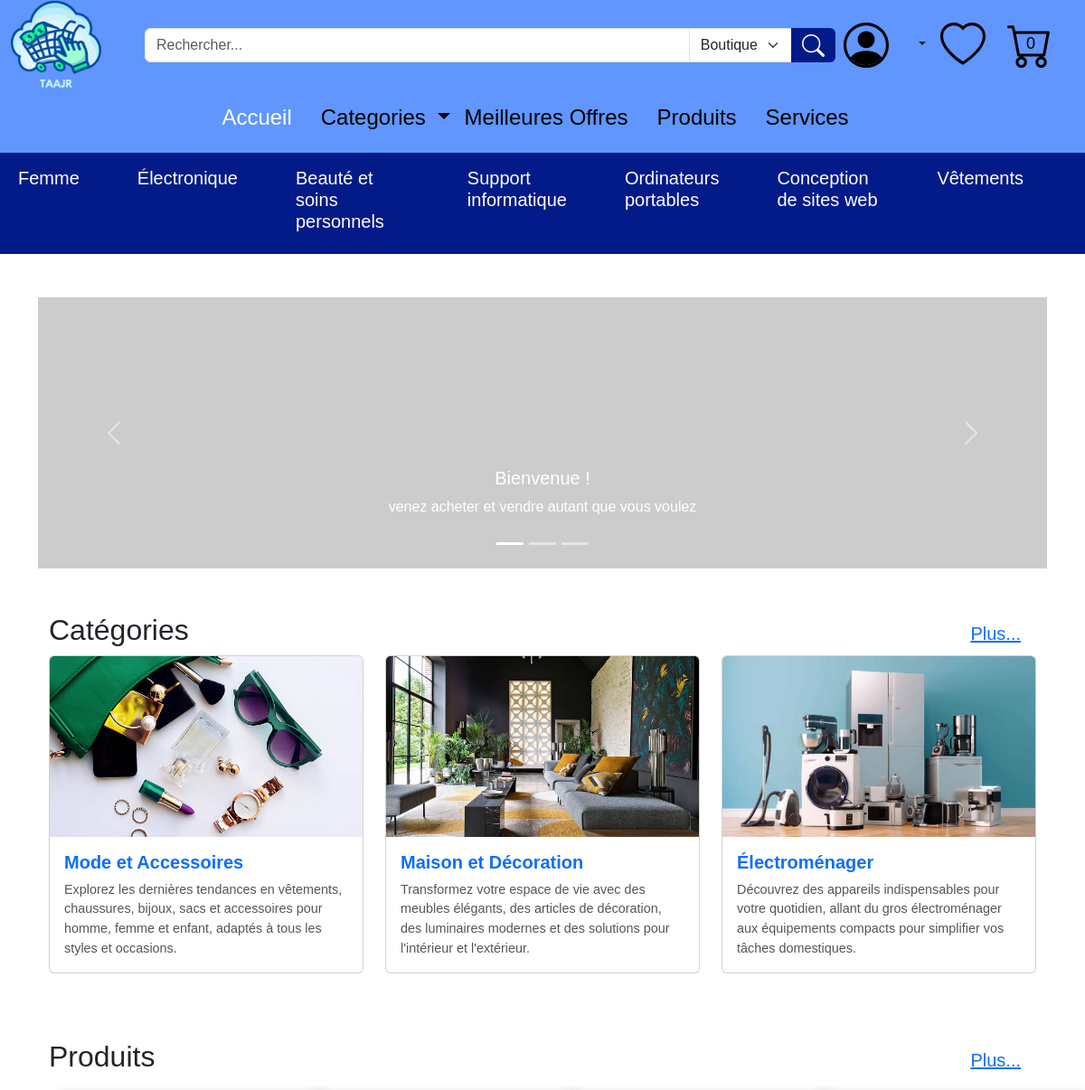
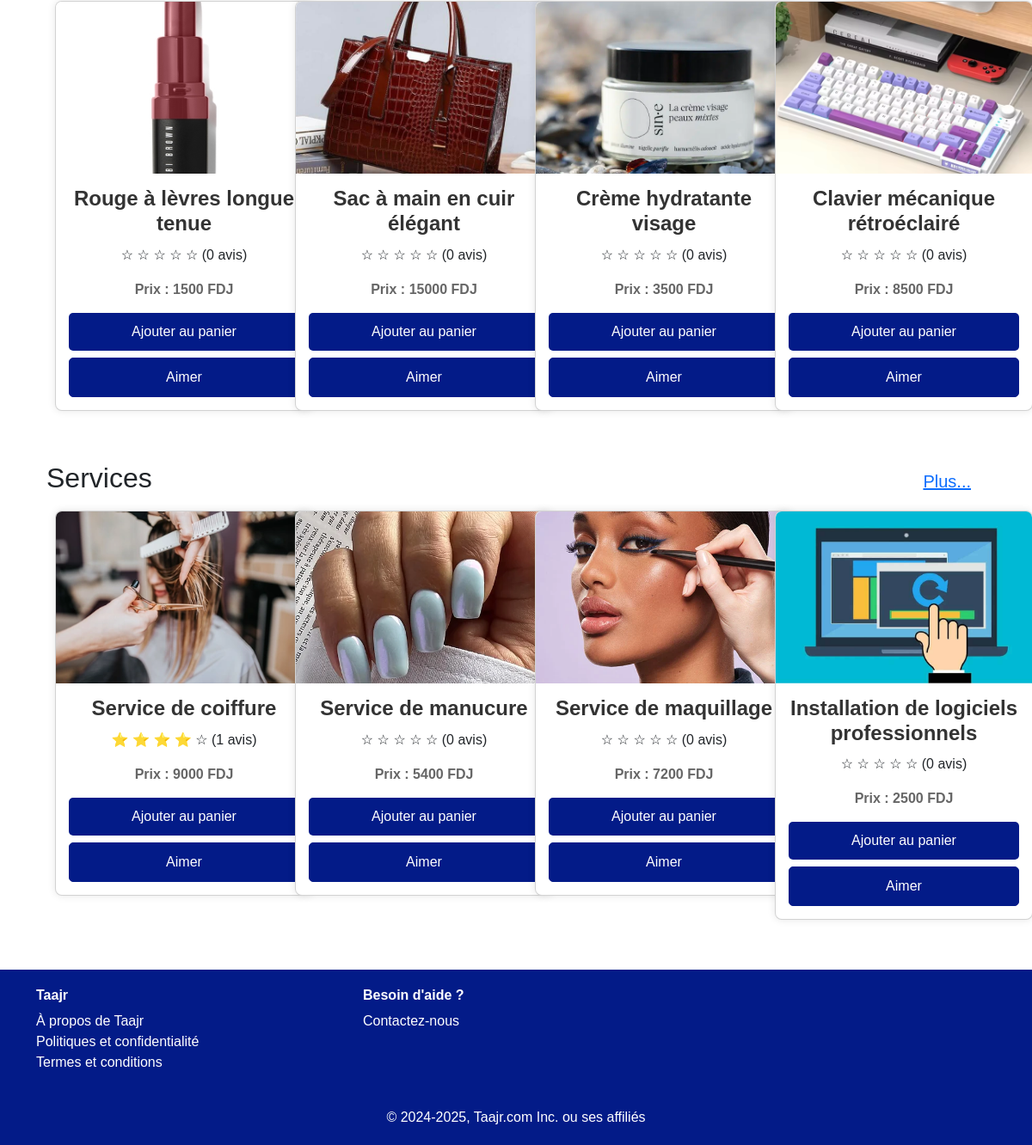
The page / on the database its author committed (2 pictures, top to bottom).
### tables this page shows
CREATE TABLE "categorie" (
    ID_cat INTEGER PRIMARY KEY AUTOINCREMENT,
    nom_cat CHAR(50)
, description CHAR(255), image CHAR(100));

CREATE TABLE "offre" (
    ID_off INTEGER PRIMARY KEY AUTOINCREMENT,
    libelle_off CHAR(50),
    description_off CHAR(50),
    quantite_en_stock INTEGER,
    prix_off INTEGER,
    date_off DATE DEFAULT (date('now', 'localtime')),
    type_off CHAR(50),
    ID_uti INTEGER, image_off CHAR(50),
    FOREIGN KEY (ID_uti) REFERENCES "utilisateur"(ID_uti)
);

### app.py (the view)
@app.route('/')
def index():
    offers_products = db.execute("""
        SELECT offre.*,
               COUNT(avis.ID_avis) AS reviews_count,
               COALESCE(AVG(avis.Etoiles), 0) AS avg_stars
        FROM offre
        LEFT JOIN avis ON offre.ID_off = avis.ID_off
        WHERE type_off = 'Produit'
        GROUP BY offre.ID_off
        LIMIT 4
    """)
    offers_services = db.execute("""
        SELECT offre.*,
               COUNT(avis.ID_avis) AS reviews_count,
               COALESCE(AVG(avis.Etoiles), 0) AS avg_stars
        FROM offre
        LEFT JOIN avis ON offre.ID_off = avis.ID_off
        WHERE type_off = 'Service'
        GROUP BY offre.ID_off
        LIMIT 4
    """)
    categories = db.execute("""
        SELECT ID_cat, nom_cat, description, image
        FROM categorie
        LIMIT 3
    """)
    return render_template("index.html", offers_products=offers_products, offers_services=offers_services, Categories=categories)

### templates/index.html (shortened to what this page needs)
{% extends "layout.html" %}
{% block content %}
  <div id="mainCarousel" class="carousel slide" data-bs-ride="carousel">
    <div class="carousel-indicators">
      <button type="button" data-bs-target="#mainCarousel" data-bs-slide-to="0" class="active" aria-current="true" aria-label="Slide 1"></button>
      <button type="button" data-bs-target="#mainCarousel" data-bs-slide-to="1" aria-label="Slide 2"></button>
      <button type="button" data-bs-target="#mainCarousel" data-bs-slide-to="2" aria-label="Slide 3"></button>
    </div>
    <div class="carousel-inner">
      <div class="carousel-item active">
        <img src="https://via.placeholder.com/1200x300/ffb6c1/333?text=Black+Friday+Week+21+nov+-+2+déc" class="d-block w-100" alt="Black Friday">
        <div class="carousel-caption d-none d-md-block">
          <h5>Bienvenue !</h5>
          <p>venez acheter et vendre autant que vous voulez</p>
        </div>
      </div>
    </div>
    <button class="carousel-control-prev" type="button" data-bs-target="#mainCarousel" data-bs-slide="prev">
      <span class="carousel-control-prev-icon" aria-hidden="true"></span>
    </button>
    <button class="carousel-control-next" type="button" data-bs-target="#mainCarousel" data-bs-slide="next">
      <span class="carousel-control-next-icon" aria-hidden="true"></span>
    </button>
  </div>
  <div class="container my-5">
    <div class="d-flex justify-content-between align-items-center">
      <h2>Catégories</h2>
      <a href="{{ url_for('Categories') }}" class="btn btn-link btn-lg">Plus...</a>
    </div>
    <div class="row">
      {% for category in Categories %}
      <div class="col-md-4">
        <div class="card mb-4">
          <a href="{{ url_for('category_offers', category_id=category.ID_cat) }}">
            <img src="/static/{{ category.image }}" class="card-img-top" alt="{{ category.nom_cat }}">
          </a>
          <div class="card-body">
            <h5 class="card-title">
              <a href="{{ url_for('category_offers', category_id=category.ID_cat) }}">{{ category.nom_cat }}</a>
            </h5>
            <p class="card-text">{{ category.description }}</p>
          </div>
        </div>
      </div>
      {% endfor %}
    </div>
    <div class="d-flex justify-content-between align-items-center mt-5">
        <h2>Produits</h2>
        <a href="{{ url_for('Produits') }}" class="btn btn-link btn-lg">Plus...</a>
      </div>
      <div class="row">
        {% for product in offers_products %}
        <div class="col-md-3">
          <a href="{{ url_for('offre_details', offre_id=product.ID_off) }}">
              <div class="card product-card">
                  <div class="card-img-top">
                      <img src="/static/{{ product.image_off }}" alt="Image de Produit" class="card-img-top">
                  </div>
                  <div class="card-body">
                      <h5 class="card-title">{{ product.libelle_off }}</h5>
                      <p class="rating">
                          {% for i in range(1,6) %}
                              {% if product.avg_stars >= i %}
                                  ⭐
                              {% elif product.avg_stars >= i - 0.5 %}
                                  ☆
                              {% else %}
                                  ☆
                              {% endif %}
                          {% endfor %}
                          ({{ product.reviews_count }} avis)
                      </p>
                      <p class="card-text fw-bold">Prix : {{ product.prix_off }}   FDJ</p>
                      {% if product.ID_off in cart_ids %}
                          <button class="btn btn-secondary" disabled>Dans le panier</button>
                      {% else %}
                          <form method="POST" action="{{ url_for('Ajouter_au_panier') }}">
                              <button type="submit" class="btn btn-primary">Ajouter au panier</button>
                          </form>
                      {% endif %}
                      {% if product.ID_off in favoris_ids %}
                          <form method="POST" action="{{ url_for('unlike_offer') }}">
                              <input type="hidden" name="offer_id" value="{{ product.ID_off }}">
                              <button type="submit" class="btn btn-danger mt-2">Retirer des favoris</button>
                          </form>
                      {% else %}
                          <form method="POST" action="{{ url_for('like_offer') }}">
                              <button type="submit" class="btn btn-outline-primary mt-2">Aimer</button>
                          </form>
                      {% endif %}
                  </div>
              </div>
          </a>
      </div>
        {% endfor %}
      </div>
<div class="d-flex justify-content-between align-items-center mt-5">
  <h2>Services</h2>
  <a href="{{ url_for('Services') }}" class="btn btn-link btn-lg">Plus...</a>
</div>
<div class="row">
  {% for service in offers_services %}
  <div class="col-md-3">
    <a href="{{ url_for('offre_details', offre_id=service.ID_off) }}">
        <div class="card product-card">
            <div class="card-img-top">
                <img src="/static/{{ service.image_off }}" alt="Image de Service" class="card-img-top">
            </div>
            <div class="card-body">
                <h5 class="card-title">{{ service.libelle_off }}</h5>
                <p class="rating">
                    {% for i in range(1, 6) %}
                        {% if service.avg_stars >= i %}
                            ⭐
                        {% elif service.avg_stars >= i - 0.5 %}
                            ☆
                        {% else %}
                            ☆
                        {% endif %}
                    {% endfor %}
                    ({{ service.reviews_count }} avis)
                </p>
                <p class="card-text fw-bold">Prix : {{ service.prix_off }}   FDJ</p>
                {% if service.ID_off in cart_ids %}
                    <button class="btn btn-secondary" disabled>Dans le panier</button>
                {% else %}
                    <form method="POST" action="{{ url_for('Ajouter_au_panier') }}">
                        <button type="submit" class="btn btn-primary">Ajouter au panier</button>
                    </form>
                {% endif %}
                {% if service.ID_off in favoris_ids %}
                    <form method="POST" action="{{ url_for('unlike_offer') }}">
                        <input type="hidden" name="offer_id" value="{{ service.ID_off }}">
                        <button type="submit" class="btn btn-danger mt-2">Retirer des favoris</button>
                    </form>
                {% else %}
                    <form method="POST" action="{{ url_for('like_offer') }}">
                        <button type="submit" class="btn btn-outline-primary mt-2">Aimer</button>
                    </form>
                {% endif %}
            </div>
        </div>
    </a>
  </div>
  {% endfor %}
</div>
  </div>
{% endblock %}

### templates/layout.html (shortened to what this page needs)
<!DOCTYPE html>
<html lang="fr">
<head>
  <link href="/static/bootstrap-5.3.3-dist/css/bootstrap.min.css" rel="stylesheet">
  <link rel="stylesheet" href="/static/style.css">
  <link rel="stylesheet" href="{{ url_for('static', filename='style.css') }}">
</head>
<body>
    <header>
        <div style="background-color: #6096FD;">
            <div class="container-fluid d-flex align-items-center">
              <a href="/"><img src="/static/Images/Taajr(1).png" width="100px" class="me-5"></a>
              <form action="{{ url_for('search') }}" method="GET" class="d-flex justify-content-center my-3" style="width: 65%;">
                <div class="input-group">
                    <input type="text" name="query" class="form-control" placeholder="Rechercher..." required>
                    <select name="category" class="form-select" style="max-width: 15%;">
                        <option value="boutique">Boutiques</option>
                    </select>
                    <button type="submit" class="btn btn-primary"  style="background-color: #031B88; border-color: #031B88;">
                        <img src="/static/Images/search.svg" width="25px" height="25px">
                    </button>
                </div>
              </form>
              <div class="d-flex align-items-center ms-auto">
                  <div class="dropdown">
                      <div class="dropdown-toggle" id="userDropdown" role="button" data-bs-toggle="dropdown" aria-expanded="false">
                          <img src="/static/Images/Maquette Taajr/person-circle.svg" width="50px" class="me-4">
                      </div>
                  </div>
                  <a href="/Favoris" class="ms-3">
                    <img src="/static/Images/Maquette Taajr/heart.svg" width="50px" class="me-4">
                  </a>
                  <a href="{{ url_for('Panier') }}" class="cart-icon">
                      <img src="/static/Images/Maquette Taajr/cart.svg" width="50px" class="me-4">
                      <span class="cart-count">{{ cart_ids|length }}</span>
                  </a>
              </div>
            </div>
        </div>
        <nav class="navbar navbar-expand-lg navbar-dark" style="background-color: #6096FD;">
            <div class="container">
                <div class="collapse navbar-collapse justify-content-center" id="navbarNav">
                    <h4>
                        <ul class="navbar-nav ms-auto">
                            <li class="nav-item me-3">
                                <a class="nav-link {% if request.path == '/' %}text-white{% else %}text-black{% endif %}" href="/">Accueil</a>
                            </li>
                            <li class="nav-item dropdown">
                                <a class="nav-link dropdown-toggle  {% if request.path == '/Categories' %}text-white{% else %}text-black{% endif %}" href="#" id="categoriesDropdown" role="button" data-bs-toggle="dropdown" aria-expanded="false">
                                    Categories
                                </a>
                            </li>
                            <li class="nav-item me-3">
                                <a class="nav-link {% if request.path == '/meilleure_offre' %}text-white{% else %}text-black{% endif %}" href="/meilleure_offre">Meilleures Offres</a>
                            </li>
                            <li class="nav-item me-3">
                                <a class="nav-link {% if request.path == '/Produits' %}text-white{% else %}text-black{% endif %}" href="/Produits">Produits</a>
                            </li>
                            <li class="nav-item me-3">
                                <a class="nav-link {% if request.path == '/Services' %}text-white{% else %}text-black{% endif %}" href="/Services">Services</a>
                            </li>
                        </ul>
                    </h4>
                </div>
            </div>
        </nav>
            <nav class="navbar navbar-expand-lg navbar-light" style="background-color: #031B88;">
                <div class="container-fluid">
                    <div class="collapse navbar-collapse justify-content-center" id="subNavbarNav">
                        <h5>
                            <ul class="navbar-nav mx-auto">
                                {% for category in top_categories %}
                                <li class="nav-item me-5">
                                  <a class="nav-link text-white" href="{{ url_for('category_offers', category_id=category.ID_cat) }}">{{ category.nom_cat }}</a>
                                </li>
                                {% endfor %}
                            </ul>
                        </h5>
                    </div>
                </div>
            </nav>
    </header>
    <main>
        <div class="container my-5">
            {% block content %}
            {% endblock %}
        </div>
    </main>
    <footer class="footer text-white" style="background-color: #031B88;">
        <div class="container">
          <div class="row">
            <div class="col-md-4">
              <h6 class="fw-bold">Taajr</h6>
              <ul class="list-unstyled">
                <li><a href="/a_propos" class="text-white text-decoration-none">À propos de Taajr</a></li>
                <li><a href="/politique" class="text-white text-decoration-none">Politiques et confidentialité</a></li>
                <li><a href="/termes" class="text-white text-decoration-none">Termes et conditions</a></li>
              </ul>
            </div>
            <div class="col-md-4">
              <h6 class="fw-bold">Besoin d'aide ?</h6>
              <ul class="list-unstyled">
                <li><a href="/Contactez-nous" class="text-white text-decoration-none">Contactez-nous</a></li>
              </ul>
            </div>
          </div>
          <div class="text-center mt-4">
            <p class="mb-0">© 2024-2025, Taajr.com Inc. ou ses affiliés</p>
          </div>
        </div>
      </footer>
</body>
</html>

### rows shown on the page
categorie: nom_cat "Femme"
categorie: nom_cat "Électronique"
categorie: nom_cat "Beauté et soins personnels"
categorie: nom_cat "Support informatique"
categorie: nom_cat "Ordinateurs portables"
categorie: nom_cat "Conception de sites web"
categorie: nom_cat "Vêtements"
categorie: image (picture), nom_cat "Mode et Accessoires", description "Explorez les dernières tendances en vêtements, chaussures, bijoux, sacs et accessoires pour homme, femme et enfant, adaptés à tous les styles et occasions."
categorie: image (picture), nom_cat "Maison et Décoration", description "Transformez votre espace de vie avec des meubles élégants, des articles de décoration, des luminaires modernes et des solutions pour l'intérieur et l'extérieur."
categorie: image (picture), nom_cat "Électroménager", description "Découvrez des appareils indispensables pour votre quotidien, allant du gros électroménager aux équipements compacts pour simplifier vos tâches domestiques."
offre: image_off (picture), libelle_off "Rouge à lèvres longue tenue", reviews_count "0", prix_off "1500"
offre: image_off (picture), libelle_off "Sac à main en cuir élégant", reviews_count "0", prix_off "15000"
offre: image_off (picture), libelle_off "Crème hydratante visage", reviews_count "0", prix_off "3500"
offre: image_off (picture), libelle_off "Clavier mécanique rétroéclairé", reviews_count "0", prix_off "8500"
offre: image_off (picture), libelle_off "Service de coiffure", reviews_count "1", prix_off "9000"
offre: image_off (picture), libelle_off "Service de manucure", reviews_count "0", prix_off "5400"
offre: image_off (picture), libelle_off "Service de maquillage", reviews_count "0", prix_off "7200"
offre: image_off (picture), libelle_off "Installation de logiciels professionnels", reviews_count "0", prix_off "2500"

### other values the page prints
{{ cart_ids|length }} "0"
